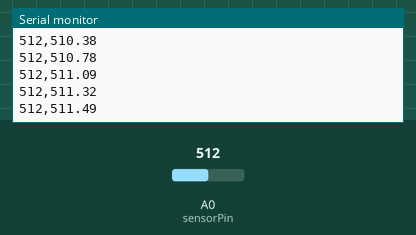
Recording of a sketch running on a simulated Arduino Uno, built with avr-gcc and run on an emulated ATmega328P. Parts: the last lines printed to the serial monitor. The test bench sets the inputs (shaded band); at power-on: A0 (sensorPin) = 512.

Above: at 1.2 s.
1.3 s: A0 (sensorPin) set to 716
At 1.34 s:
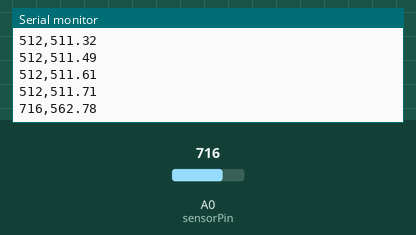
2.8 s: A0 (sensorPin) set to 900
At 2.81 s:
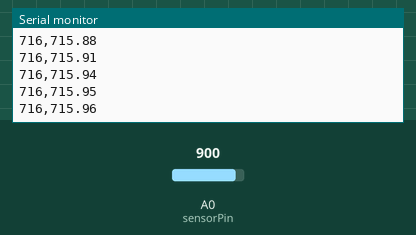
Timing chart, 0 to 5.8 s (numbered marks = the images above; inputs shaded):
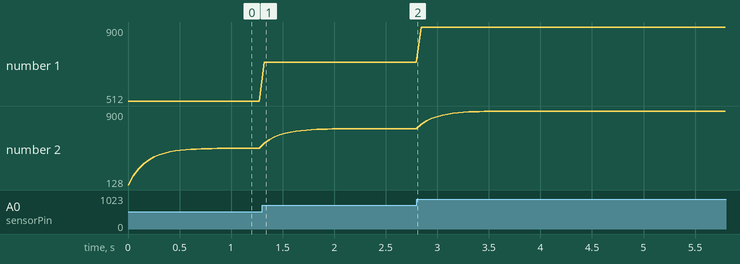

The sketch:

KY039_hearbeat.ino
```cpp
int sensorPin = A0;
double alpha = 0.75;
int period = 50;
double change = 0.0;

void setup ()
{
  Serial.begin(115200);
}

void loop ()
{
    static double oldValue = 0;
    static double oldChange = 0;

    int rawValue = analogRead(sensorPin);
    double value = alpha * oldValue + (1 - alpha) * rawValue;

    Serial.print(rawValue);
    Serial.print(",");
    Serial.println(value);
    oldValue = value;

    delay(period);
}
```

Measured:
- after the input at 1.3 s, the serial monitor: prints a new line at once (image 1)
- plotted number 1: 512 → 716 after the input at 1.3 s, 716 → 900 after the input at 2.8 s
- plotted number 2: 511.71 → 715.96 after the input at 1.3 s, 715.96 → 900 after the input at 2.8 s
